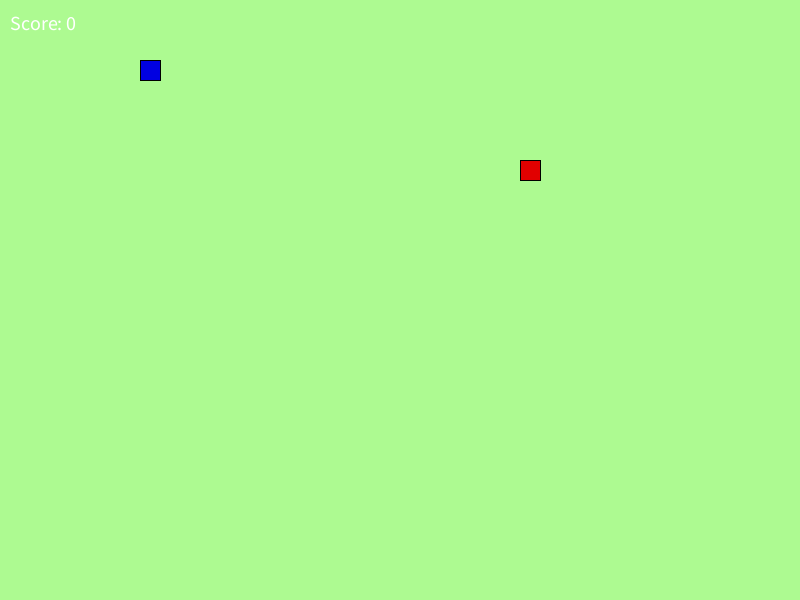
Frame 1 (no input)
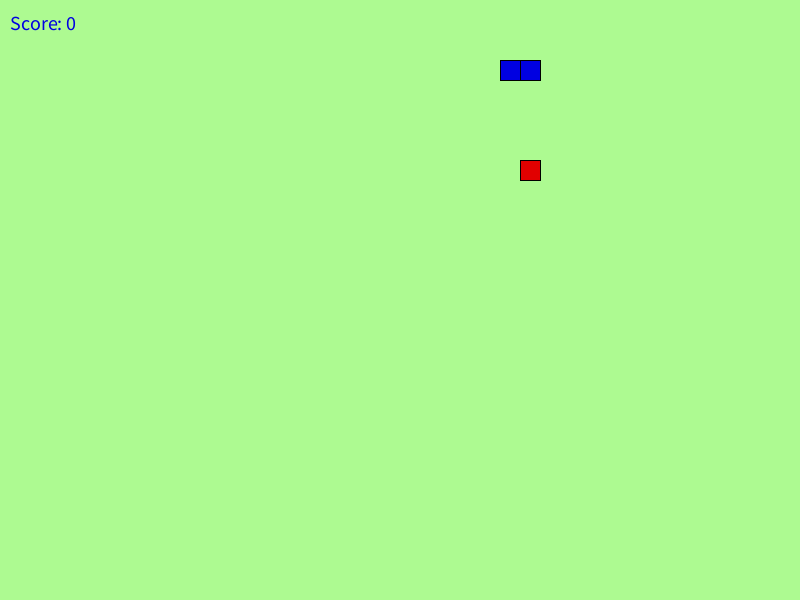
Frame 60 (the mouse pressed at the canvas centre just before this capture)
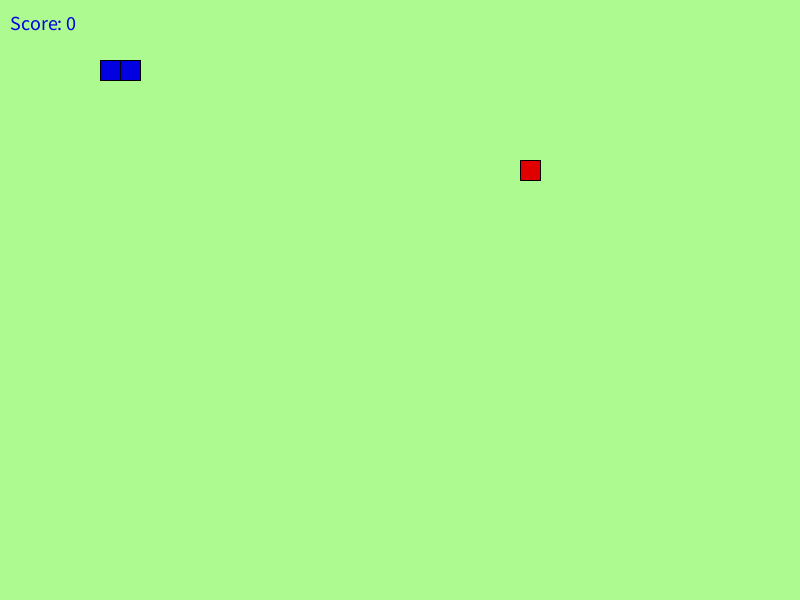
Frame 120 (the mouse held since frame 60 and released just before this capture)

The Processing sketch that drew these frames (run headless with seeded random() and noise(); from frame 60 on, the mouse is pressed at the canvas centre):

// Processing sketch: LeagueSnake
// ── LeagueSnake.pde
//*
// ***** SEGMENT CLASS *****
// This class will be used to represent each part of the moving snake.
//*

class Segment {

//Add x and y member variables. They will hold the corner location of each segment of the snake.
int snakeX;
int snakeY;

// Add a constructor with parameters to initialize each variable.

Segment(int snakeX, int snakeY){
  this.snakeX = snakeX;
  this.snakeY = snakeY;
}

}


//*
// ***** GAME VARIABLES *****
// All the game variables that will be shared by the game methods are here
//*

ArrayList <Segment> parts = new ArrayList <Segment>();

//DIMENSIONS
  int gridUnit = 20;


//FOOD
  int foodX;
  int foodY;

  int foodEaten = 0;

//SNAKE


  int snakeDirection = RIGHT;
  Segment head;
  int defaultX = gridUnit*6;
  int defaultY = gridUnit*3;

//*
// ***** SETUP METHODS *****
// These methods are called at the start of the game.
//*

void setup() {
 
  size(800, 600);
  
  head = new Segment(defaultX, defaultY);
  
  frameRate(10);
  dropFood();
  parts.add(head);
  

}

void dropFood() {
  //Set the food in a new random location
  
  //make sure head doesn't spawn on the food
  
  boolean intersection = true;
  
  while(intersection){
  foodX = (int) random(1, 40) * 20;
  foodY = (int) random(1, 30) * 20;
  
  if(head.snakeX != foodX && head.snakeY != foodY){intersection = false;}
  
  }
  
}



//*
// ***** DRAW METHODS *****
// These methods are used to draw the snake and its food 
//*

void draw() {
  
   background(173, 250, 145);
   
     textSize(20);
   text("Score: " + foodEaten, 10, 30);
   
   eat();
   move();
   drawFood();
   drawSnake();
    //eat();
   
    
    manageTail();
    
}

void drawFood() {
  //Draw the food
  
  fill(225, 0, 0);
  rect(foodX, foodY, gridUnit, gridUnit);
 
}

void drawSnake() {
  //Draw the head of the snake followed by its tail
  fill(0, 0, 225);
  rect(head.snakeX, head.snakeY, gridUnit, gridUnit);
}


//*
// ***** TAIL MANAGEMENT METHODS *****
// These methods make sure the tail is the correct length.
//*

void drawTail() {
  //Draw each segment of the tail 
  
  for(int i = 0; i < parts.size(); i++){
    int x = parts.get(i).snakeX;
    int y = parts.get(i).snakeY;
    rect(x, y, gridUnit, gridUnit);
    //println();
    
    //manageTail();
    
  }
  
  
  
  
 // for (int i = 1; i <8; i++){
   //int partSize = headSize /i;
 // rect(snakeX-gridUnit*i, snakeY, gridUnit, gridUnit);
 // }
 // ellipse(snakeX-ellipseSpace, snakeY, headSize, headSize);
  
}

void manageTail() {
  //After drawing the tail, add a new segment at the "start" of the tail and remove the one at the "end" 
  //This produces the illusion of the snake tail moving.
    checkTailCollision();
   drawTail();

  parts.add(new Segment(head.snakeX, head.snakeY));
  
  if(parts.size() > foodEaten){
    
    parts.remove(0);
    
  }
  
  
}

void checkTailCollision() {
  //If the snake crosses its own tail, shrink the tail back to one segment
   for(int i = 1; i < parts.size(); i++){
  if(head.snakeX == parts.get(i).snakeX && head.snakeY == parts.get(i).snakeY){
    println("KA-BOOM!");
    
    foodEaten = 1;
    parts.clear();
    parts.add(head);
    
    
  }
  }
}



//*
// ***** CONTROL METHODS *****
// These methods are used to change what is happening to the snake
//*

void keyPressed() {
  //Set the direction of the snake according to the arrow keys pressed
//  if (keyPressed){
    
      if (keyCode == UP && snakeDirection != DOWN){
      snakeDirection = UP;
      }
      else if (keyCode == DOWN && snakeDirection != UP){
      snakeDirection = DOWN;
      }  
      else if (keyCode == LEFT && snakeDirection != RIGHT){
      snakeDirection = LEFT;
      }
      else if (keyCode == RIGHT && snakeDirection != LEFT){
      snakeDirection = RIGHT;
      }
    
 // }
  //move();
}

void move() {
  //Change the location of the Snake head based on the direction it is moving.
  
    
  switch(snakeDirection) {
   case UP:
    // move head up here 
      
      head.snakeY = head.snakeY - gridUnit;
      
      
    break;
    
  case DOWN:
    // move head down here 
    
    head.snakeY = head.snakeY + gridUnit;
    break;
    
  case LEFT:
   // figure it out 
   head.snakeX = head.snakeX - gridUnit;
    break;
    
  case RIGHT:
    // mystery code goes here 
    head.snakeX = head.snakeX + gridUnit;
    break;
  }
  
  checkBoundaries();
  
  //parts.add(new Segment(head.snakeX, head.snakeY));
  //manageTail();
  
}

void checkBoundaries() {
 //If the snake leaves the frame, make it reappear on the other side
  
   if(head.snakeX > 780){
    head.snakeX = 0;
  }
  
  if(head.snakeX < 0){
    head.snakeX = 780;
  }
  
  if(head.snakeY > 580){
    head.snakeY = 0;
  }
  
  if (head.snakeY < 0){
    head.snakeY = 580;
  }
  
}



void eat() {
  //When the snake eats the food, its tail should grow and more food appear
  
  if(head.snakeX == foodX && head.snakeY == foodY){
    foodEaten++;
    dropFood();
    //grow tail?
    
  // drawTail();
    println(foodEaten);
    
  }

}
